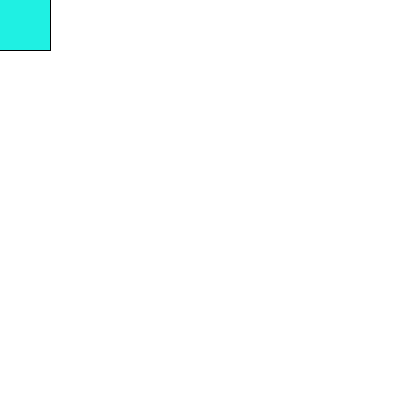
Frame 1 (no input)
Frame 60 (the mouse pressed at the canvas centre just before this capture): identical to frame 1, image omitted
Frame 120 (the mouse held since frame 60 and released just before this capture): identical to frame 1, image omitted

The Processing sketch that drew this single still picture (run headless with seeded random() and noise(); from frame 60 on, the mouse is pressed at the canvas centre):

// Processing sketch: sketch_240308g
// ── sketch_240308g.pde
float x = 0;
float y = 0;

void setup(){
  size(400, 400);
}
void draw(){
  background(255);
  rectMode(CENTER);
  fill(#1FF0E3);
  rect(x, y, 100, 100);
}
void keyPressed(){
  if(key== CODED){
    if(keyCode== UP)
    y--;
    else if(keyCode == DOWN)
    y++;
    else if(keyCode == LEFT)
    x--;
    else if(keyCode == RIGHT);
    x++;
  }
}
